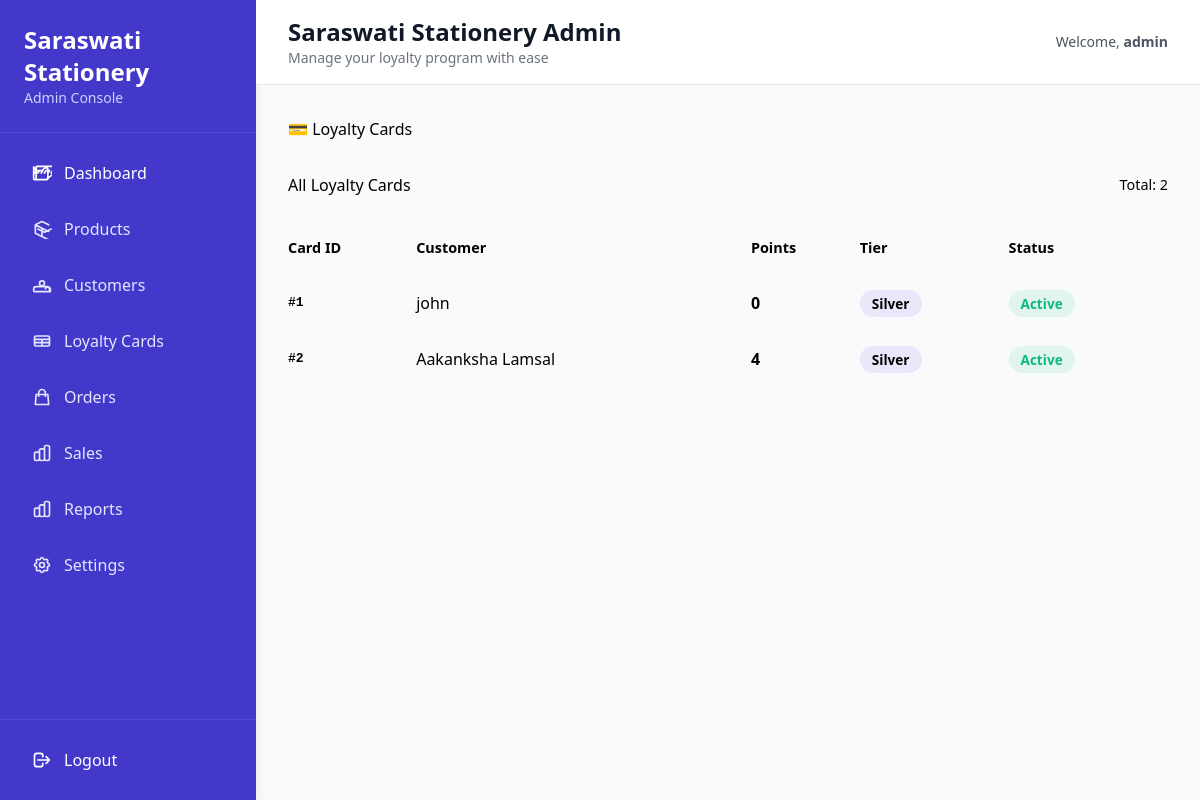
Page /admin/loyalty_cards (signed in) on the earlier database version.
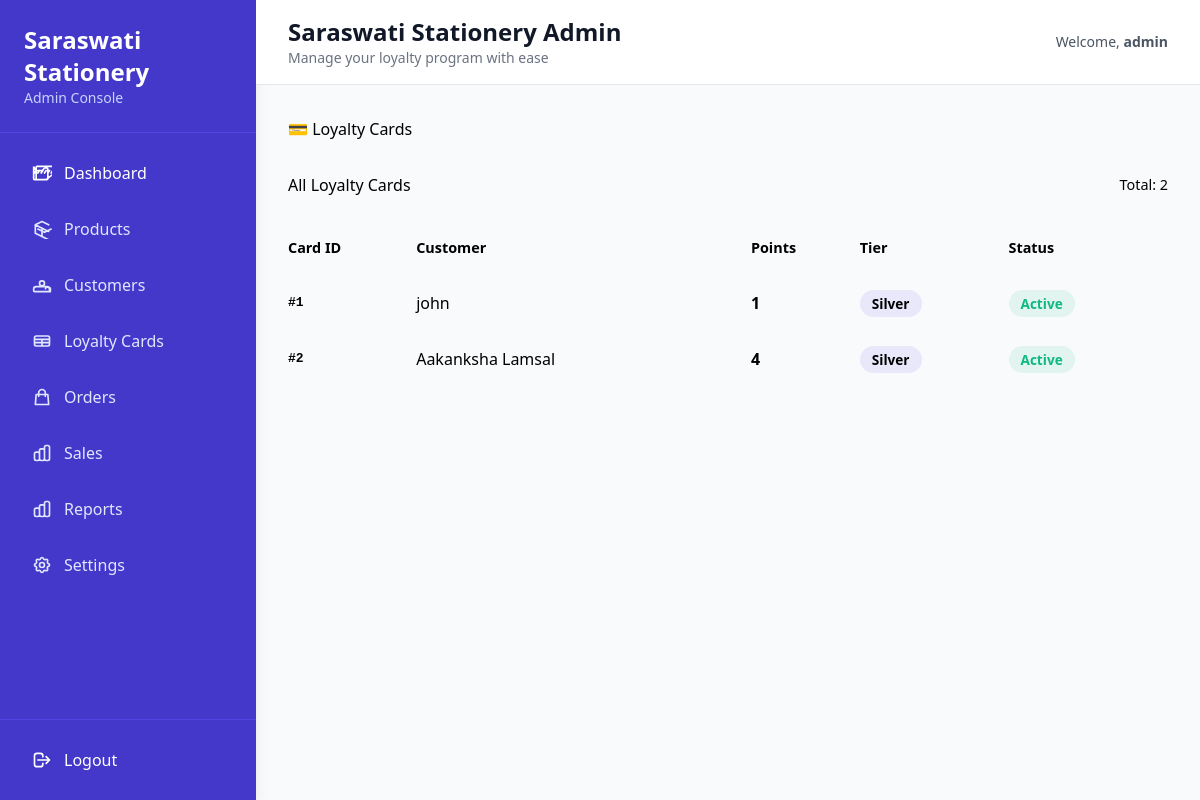
Same page on the later database version.
### models.py (models this page shows, shortened)
class LoyaltyCard(db.Model):
    id = db.Column(db.Integer, primary_key=True)
    user_id = db.Column(db.Integer, db.ForeignKey('user.id'), unique=True, nullable=False)
    points = db.Column(db.Integer, default=0)
    tier = db.Column(db.String(50), default='Silver') # Silver, Gold, Platinum

class User(UserMixin, db.Model):
    id = db.Column(db.Integer, primary_key=True)
    username = db.Column(db.String(150), unique=True, nullable=False)
    email = db.Column(db.String(150), unique=True, nullable=False)
    password = db.Column(db.String(150), nullable=False)
    role = db.Column(db.String(50), default='customer') # 'admin' or 'customer'
    created_at = db.Column(db.DateTime, default=datetime.utcnow)
    sales = db.relationship('Sale', backref='user', lazy=True)
    loyalty_card = db.relationship('LoyaltyCard', backref='user', uselist=False, lazy=True)
    @property
    def is_admin(self):
        return self.role == 'admin'

### app.py (the view)
@app.route('/admin/loyalty_cards')
@login_required
def admin_loyalty_cards():
    if not current_user.is_admin:
        abort(403)
    loyalty_cards = LoyaltyCard.query.all()
    return render_template('admin/loyalty_cards.html', loyalty_cards=loyalty_cards)

### app.py (called while the page is built)
@login_manager.user_loader
def load_user(user_id):
    return User.query.get(int(user_id))

### templates/admin/loyalty_cards.html
{% extends "admin/base_admin.html" %}
{% block content %}
<h2 style="margin-bottom: 2rem;">💳 Loyalty Cards</h2>
<div class="card">
    <div style="display: flex; justify-content: space-between; align-items: center; margin-bottom: 1.5rem;">
        <h3>All Loyalty Cards</h3>
        <p style="color: var(--text-muted); font-size: 0.9rem;">Total: {{ loyalty_cards|length }}</p>
    </div>
    <div style="overflow-x: auto;">
        <table style="width: 100%; border-collapse: collapse;">
            <thead>
                <tr style="text-align: left; border-bottom: 2px solid var(--border); color: var(--text-muted); font-size: 0.9rem;">
                    <th style="padding: 1rem 0;">Card ID</th>
                    <th style="padding: 1rem 0;">Customer</th>
                    <th style="padding: 1rem 0;">Points</th>
                    <th style="padding: 1rem 0;">Tier</th>
                    <th style="padding: 1rem 0;">Status</th>
                </tr>
            </thead>
            <tbody>
                {% for card in loyalty_cards %}
                <tr style="border-bottom: 1px solid var(--border);">
                    <td style="padding: 1rem 0; font-weight: 600; font-family: monospace; color: var(--primary);">#{{ card.id }}</td>
                    <td style="padding: 1rem 0;">{{ card.user.username if card.user else 'N/A' }}</td>
                    <td style="padding: 1rem 0; font-weight: 700; color: var(--primary);">{{ card.points }}</td>
                    <td style="padding: 1rem 0;">
                        <span style="background: {% if card.tier == 'Platinum' %}rgba(251, 191, 36, 0.1); color: #fbbf24;{% elif card.tier == 'Gold' %}rgba(34, 197, 94, 0.1); color: #22c55e;{% else %}rgba(79, 70, 229, 0.1); color: var(--primary);{% endif %} padding: 0.25rem 0.75rem; border-radius: 2rem; font-size: 0.85rem; font-weight: 600;">
                            {{ card.tier }}
                        </span>
                    </td>
                    <td style="padding: 1rem 0;">
                        <span style="background: rgba(16, 185, 129, 0.1); color: #10b981; padding: 0.25rem 0.75rem; border-radius: 2rem; font-size: 0.85rem; font-weight: 600;">Active</span>
                    </td>
                </tr>
                {% else %}
                <tr>
                    <td colspan="5" style="padding: 2rem; text-align: center; color: var(--text-muted);">No loyalty cards found.</td>
                </tr>
                {% endfor %}
            </tbody>
        </table>
    </div>
</div>
{% endblock %}

Differences in the rows shown:
changed LoyaltyCard "john": points "0" → "1"
